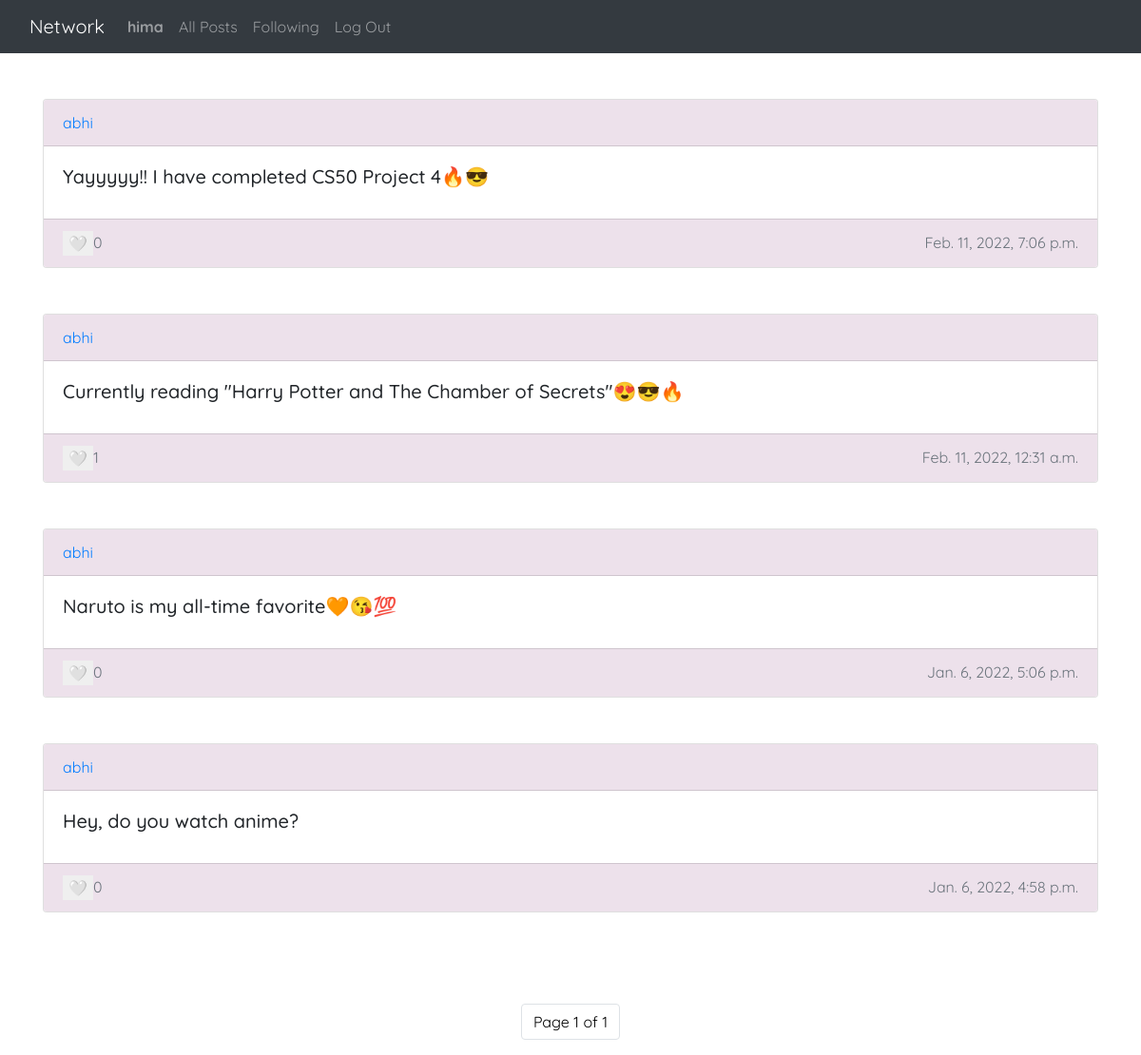
Screenshot of /profile/abhi (signed in) with the database file from the repository.
### network/models.py (models this page shows, shortened)
class User(AbstractUser):
    pass

class Post(models.Model):
    user = models.ForeignKey('User', on_delete = models.CASCADE, related_name = "author")
    content = models.CharField(max_length = 255)
    date = models.DateTimeField(default = timezone.now)
    likes = models.ManyToManyField('User', related_name = "users_who_liked", default = None)

### network/views.py (the view)
# urls.py: path("profile/<str:user>", views.profile, name="profile"),
@login_required
def profile(request, user):
    profile_user = User.objects.filter(username = user).first()
    current_user = request.user
    followers = len(Follow.objects.filter(following = profile_user))
    following = len(Follow.objects.filter(follower = profile_user))
    posts = Post.objects.filter(user = profile_user).order_by('-date')
    paginator = Paginator(posts, 10)
    page_number = request.GET.get('page')
    page_obj = paginator.get_page(page_number)
    print(profile_user, current_user)
    is_following = Follow.objects.filter(follower = current_user, following = profile_user)
    if(is_following):
        follow_state = True
        return render(request, 'network/profile.html', {
            "username": profile_user,
            "followers": followers,
            "following": following,
            "page_obj": page_obj,
            "posts": posts,
            "follow_state":follow_state
        })
    else:
        follow_state = False
        return render(request, 'network/profile.html', {
            "username": profile_user,
            "followers": followers,
            "following": following,
            "page_obj": page_obj,
            "posts": posts,
            "follow_state":follow_state
        })

### network/templates/network/profile.html (shortened to what this page needs)
{% extends "network/layout.html" %}
{% load static %}
{% block body %}
    <div class="container my-5">
        {% for post in page_obj %}
            <div class="card ">
                <div class="card-header">
                    <a href="{% url 'profile' post.user %}">{{post.user.username}}</a>
                </div>
                <div class="card-body">
                    <h5 class="card-title">{{ post.content }}</h5>
                </div>
                <div class="card-footer text-muted" >
                    {% if request.user in post.likes.all  %}
                        <button
                            id="post-likes-{{post.id}}"
                            data-like-status="liked"
                            data-id="{{post.id}}"
                            class="like-post"
                            style="float: left; cursor: pointer; border: none; outline: none;">
                            <i class="em em-heart" aria-role="presentation" aria-label="HEAVY BLACK HEART"></i>
                        </button>
                    {% else %}
                        <button
                            id="post-likes-{{post.id}}"
                            data-like-status="unliked"
                            data-id="{{post.id}}"
                            class="like-post"
                            style="float: left; cursor: pointer; border: none; outline: none;"
                        >
                        &#129293;</button>
                    {% endif %}
                    <span id="post-likes-count-{{post.id}}">{{ post.likes.count }}</span>
                    <span style="float: right;">{{ post.date }}</span>
                </div>
            </div>
            <br><br>
       {% endfor %}
    </div>
    <ul class="pagination justify-content-center">
        <li class="current page-item">
            <span class="page-link" style="color: black;">Page {{ page_obj.number }} of {{ page_obj.paginator.num_pages }}</span>
        </li>
      </ul>
{% endblock %}

### network/templates/network/layout.html (shortened to what this page needs)
{% load static %}
<!DOCTYPE html>
<html lang="en">
    <head>
        <link rel="stylesheet" href="https://stackpath.bootstrapcdn.com/bootstrap/4.4.1/css/bootstrap.min.css">
        <link href="{% static 'network/styles.css' %}" rel="stylesheet">
        <link rel="stylesheet" href="https://cdnjs.cloudflare.com/ajax/libs/font-awesome/4.7.0/css/font-awesome.min.css">
        <link href="https://emoji-css.afeld.me/emoji.css" rel="stylesheet">
    </head>
    <body>
        <nav class="navbar navbar-expand-lg navbar-dark bg-dark">
            <div class="container-fluid">
                <a class="navbar-brand" href="{% url 'index' %}">Network</a>
                <div class="collapse navbar-collapse" id="navbarSupportedContent">
                    <ul class="navbar-nav">
                        {% if user.is_authenticated %}
                            <li class="nav-item">
                                <a class="nav-link" href="{% url 'profile' user %}"><strong>{{ user.username }}</strong></a>
                            </li>
                        {% endif %}
                        <li class="nav-item">
                        <a class="nav-link" href="{% url 'index' %}">All Posts</a>
                        </li>
                        {% if user.is_authenticated %}
                            <li class="nav-item">
                                <a class="nav-link" href="{% url 'following' %}">Following</a>
                            </li>
                            <li class="nav-item">
                                <a class="nav-link" href="{% url 'logout' %}">Log Out</a>
                            </li>
                        {% endif %}
                    </ul>
                </div>
            </div>
        </nav>
        <div class="body">
            {% block body %}
            {% endblock %}
        </div>
    </body>
</html>

### network/static/network/styles.css (style rules this page uses)
* { font-family: 'Quicksand', sans-serif; }
.card-header, .card-footer { background-color: rgb(237 225 235); }

### rows the page displays
User: username "hima"
Post: user.username "abhi", content "Yayyyyy!! I have completed CS50 Project 4🔥😎", likes.count "0", date "Feb. 11, 2022, 7:06 p.m."
Post: user.username "abhi", content "Currently reading \"Harry Potter and The Chamber of Secrets\"😍😎🔥", likes.count "1", date "Feb. 11, 2022, 12:31 a.m."
Post: user.username "abhi", content "Naruto is my all-time favorite🧡😘💯", likes.count "0", date "Jan. 6, 2022, 5:06 p.m."
Post: user.username "abhi", content "Hey, do you watch anime?", likes.count "0", date "Jan. 6, 2022, 4:58 p.m."

### other values shown
{{ page_obj.number }} "1"
{{ page_obj.paginator.num_pages }} "1"
